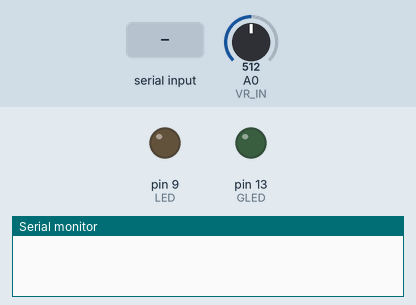
Simulated run of this sketch. Board: Arduino Uno, built with avr-gcc and run on an emulated ATmega328P. Parts: output pins drawn as LEDs (lit = HIGH), the last lines printed to the serial monitor. Inputs (shaded band) come from the test bench; at power-on: A0 (VR_IN) = 512.

Above: at 1.2 s.
1.3 s: "v0" received over Serial
At 1.9 s:
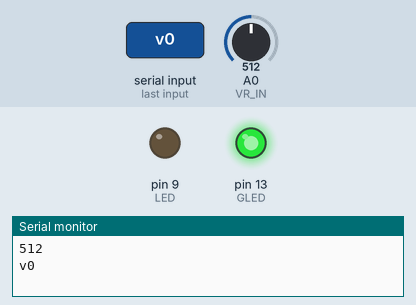
3.0 s: "90,45\n" received over Serial
At 3.6 s:
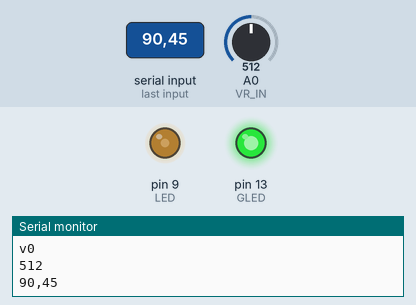
4.5 s: "v1" received over Serial
At 4.9 s:
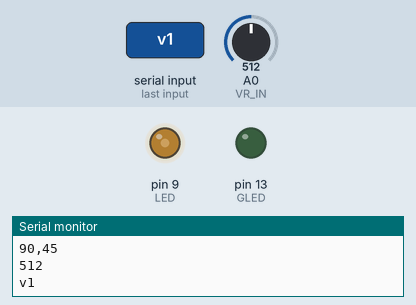
6.0 s: "30,150\n" received over Serial
At 6.6 s:
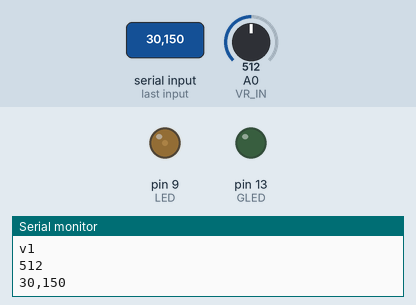
7.5 s: "200\n" received over Serial
At 8.1 s:
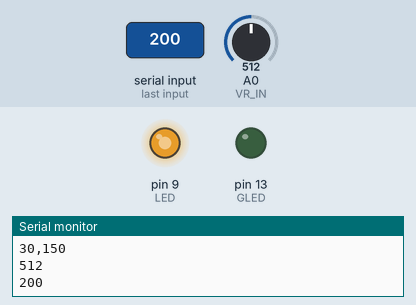
9.0 s: "90\n" received over Serial
At 9.5 s:
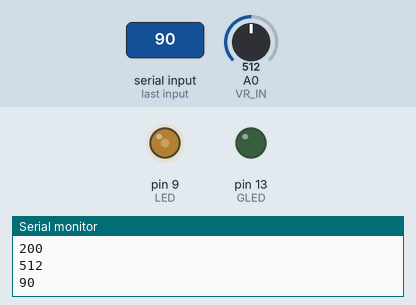
Timing chart, 0 to 11.5 s (numbered marks = the images above; inputs shaded):
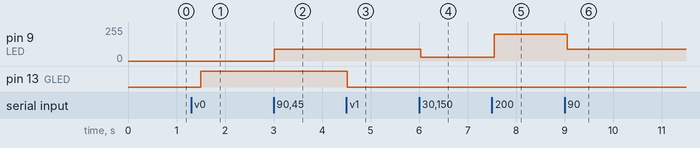

The sketch:

bluetoothap1.ino
```cpp
#define VR_IN 0
#define LED 9
#define BUTTON 7
#define GLED 13

int val = 0;
String old_val="0";
int state =0;
int svalue=0;

void setup(){
  Serial.begin(9600);
  pinMode(LED,OUTPUT);
  pinMode(GLED,OUTPUT);
}

void loop(){

  if(Serial.available()){
    String comdata = "";
    while (Serial.available() > 0)
    {
      comdata += char(Serial.read());
      delay(2);
    }

    if(comdata!=old_val){
      if(comdata=="v0"){
        digitalWrite(GLED,HIGH);
      }
      else if(comdata=="v1"){
        digitalWrite(GLED,LOW);
      }
      else{
        analogWrite(LED,comdata.toInt());
      }
      svalue=analogRead(VR_IN);
      for(int i =0;i<4;i++){
        svalue=svalue+analogRead(VR_IN);
      }
      svalue= svalue/5;
      Serial.println(svalue);
      Serial.println(comdata);
      old_val =comdata;
    }
  }
  delay(500);
}
```

Measured:
- after the input at 1.3 s, pin 13 (GLED): LOW → HIGH after 0.20 s
- after the input at 3.0 s, pin 9 (LED): 0/255 → 90/255 at once
- after the input at 4.5 s, pin 13 (GLED): HIGH → LOW at once
- after the input at 6.0 s, pin 9 (LED): 90/255 → 30/255 at once
- after the input at 7.5 s, pin 9 (LED): 30/255 → 200/255 after 0.05 s
- after the input at 9.0 s, pin 9 (LED): 200/255 → 90/255 after 0.05 s
